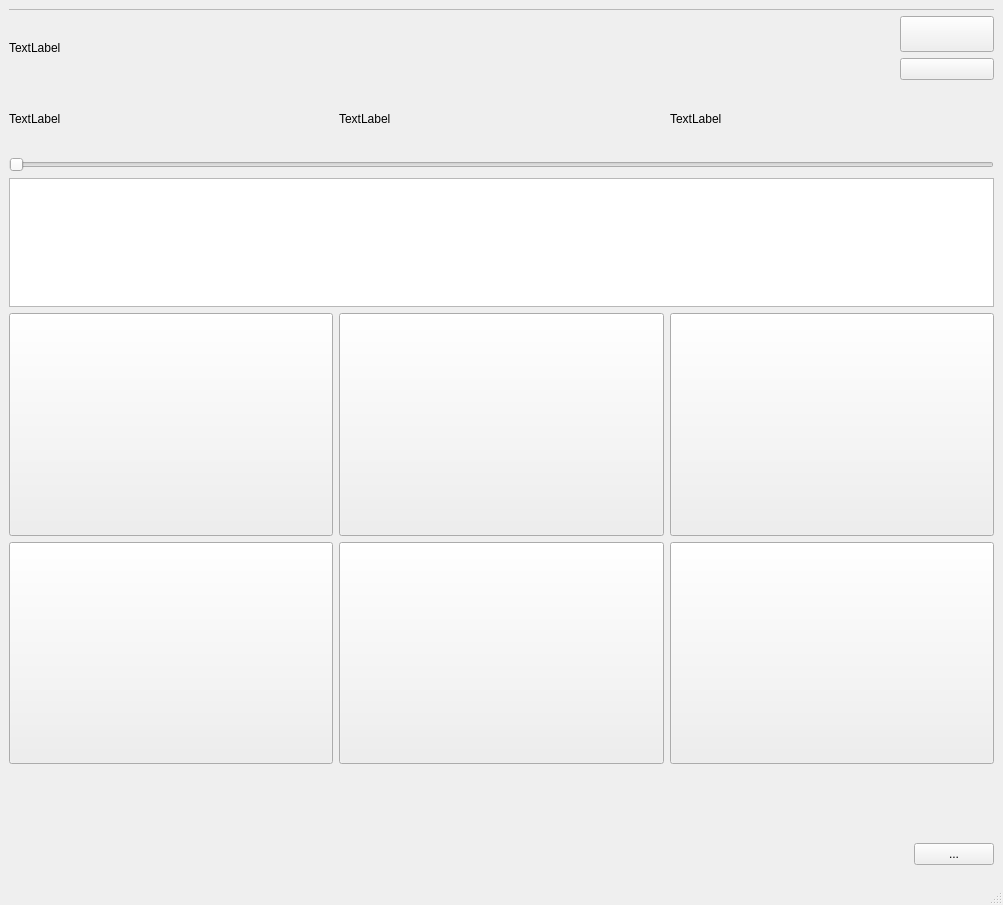
<?xml version="1.0" encoding="UTF-8"?>
<ui version="4.0">
 <class>MainWindow</class>
 <widget class="QMainWindow" name="MainWindow">
  <property name="geometry">
   <rect>
    <x>0</x>
    <y>0</y>
    <width>1003</width>
    <height>905</height>
   </rect>
  </property>
  <property name="windowTitle">
   <string>MainWindow</string>
  </property>
  <widget class="QWidget" name="centralwidget">
   <property name="sizePolicy">
    <sizepolicy hsizetype="Expanding" vsizetype="Expanding">
     <horstretch>0</horstretch>
     <verstretch>0</verstretch>
    </sizepolicy>
   </property>
   <layout class="QVBoxLayout" name="verticalLayout_2" stretch="0,100">
    <item>
     <widget class="QGraphicsView" name="graphicsView">
      <property name="enabled">
       <bool>true</bool>
      </property>
      <property name="minimumSize">
       <size>
        <width>0</width>
        <height>1</height>
       </size>
      </property>
      <property name="maximumSize">
       <size>
        <width>16777215</width>
        <height>1</height>
       </size>
      </property>
     </widget>
    </item>
    <item>
     <layout class="QVBoxLayout" name="verticalLayout" stretch="1,1,1,2,7,1,1">
      <property name="sizeConstraint">
       <enum>QLayout::SetNoConstraint</enum>
      </property>
      <item>
       <layout class="QHBoxLayout" name="horizontalLayout_4" stretch="9,0,1">
        <item>
         <widget class="QLabel" name="label_booktitle">
          <property name="text">
           <string>TextLabel</string>
          </property>
         </widget>
        </item>
        <item>
         <spacer name="horizontalSpacer_2">
          <property name="orientation">
           <enum>Qt::Horizontal</enum>
          </property>
          <property name="sizeHint" stdset="0">
           <size>
            <width>40</width>
            <height>20</height>
           </size>
          </property>
         </spacer>
        </item>
        <item>
         <layout class="QVBoxLayout" name="verticalLayout_3">
          <item>
           <widget class="QPushButton" name="pushButton_bookmark">
            <property name="sizePolicy">
             <sizepolicy hsizetype="Minimum" vsizetype="Expanding">
              <horstretch>0</horstretch>
              <verstretch>0</verstretch>
             </sizepolicy>
            </property>
            <property name="text">
             <string/>
            </property>
            <property name="icon">
             <iconset>
              <normaloff>icons/bookmark-48.png</normaloff>icons/bookmark-48.png</iconset>
            </property>
            <property name="iconSize">
             <size>
              <width>48</width>
              <height>48</height>
             </size>
            </property>
           </widget>
          </item>
          <item>
           <widget class="QPushButton" name="pushButton_delete">
            <property name="text">
             <string/>
            </property>
            <property name="icon">
             <iconset>
              <normaloff>icons/delete-64.png</normaloff>icons/delete-64.png</iconset>
            </property>
            <property name="iconSize">
             <size>
              <width>24</width>
              <height>24</height>
             </size>
            </property>
           </widget>
          </item>
         </layout>
        </item>
       </layout>
      </item>
      <item>
       <layout class="QHBoxLayout" name="horizontalLayout_5">
        <item>
         <widget class="QLabel" name="label_currenttime">
          <property name="text">
           <string>TextLabel</string>
          </property>
         </widget>
        </item>
        <item>
         <widget class="QLabel" name="label_timeleft">
          <property name="text">
           <string>TextLabel</string>
          </property>
         </widget>
        </item>
        <item>
         <widget class="QLabel" name="label_totaltime">
          <property name="text">
           <string>TextLabel</string>
          </property>
         </widget>
        </item>
       </layout>
      </item>
      <item>
       <widget class="QSlider" name="positionSlider">
        <property name="orientation">
         <enum>Qt::Horizontal</enum>
        </property>
       </widget>
      </item>
      <item>
       <widget class="QListWidget" name="listWidget_bookmark"/>
      </item>
      <item>
       <layout class="QGridLayout" name="gridLayout">
        <item row="2" column="1">
         <widget class="QPushButton" name="pushButton_play">
          <property name="sizePolicy">
           <sizepolicy hsizetype="Expanding" vsizetype="Expanding">
            <horstretch>0</horstretch>
            <verstretch>0</verstretch>
           </sizepolicy>
          </property>
          <property name="text">
           <string/>
          </property>
          <property name="icon">
           <iconset>
            <normaloff>icons/play-50.png</normaloff>icons/play-50.png</iconset>
          </property>
          <property name="iconSize">
           <size>
            <width>96</width>
            <height>96</height>
           </size>
          </property>
         </widget>
        </item>
        <item row="2" column="2">
         <widget class="QPushButton" name="pushButton_rightarrow">
          <property name="sizePolicy">
           <sizepolicy hsizetype="Expanding" vsizetype="Expanding">
            <horstretch>0</horstretch>
            <verstretch>0</verstretch>
           </sizepolicy>
          </property>
          <property name="text">
           <string/>
          </property>
          <property name="icon">
           <iconset>
            <normaloff>icons/fast-forward-50.png</normaloff>icons/fast-forward-50.png</iconset>
          </property>
          <property name="iconSize">
           <size>
            <width>96</width>
            <height>96</height>
           </size>
          </property>
         </widget>
        </item>
        <item row="4" column="2">
         <widget class="QPushButton" name="pushButton_rightfwd">
          <property name="sizePolicy">
           <sizepolicy hsizetype="Expanding" vsizetype="Expanding">
            <horstretch>0</horstretch>
            <verstretch>0</verstretch>
           </sizepolicy>
          </property>
          <property name="text">
           <string/>
          </property>
          <property name="icon">
           <iconset>
            <normaloff>icons/rotate-right-48.png</normaloff>icons/rotate-right-48.png</iconset>
          </property>
          <property name="iconSize">
           <size>
            <width>96</width>
            <height>96</height>
           </size>
          </property>
         </widget>
        </item>
        <item row="4" column="1">
         <widget class="QPushButton" name="pushButton_bookselector">
          <property name="sizePolicy">
           <sizepolicy hsizetype="Expanding" vsizetype="Expanding">
            <horstretch>0</horstretch>
            <verstretch>0</verstretch>
           </sizepolicy>
          </property>
          <property name="text">
           <string/>
          </property>
          <property name="icon">
           <iconset>
            <normaloff>icons/menu-squared-50.png</normaloff>icons/menu-squared-50.png</iconset>
          </property>
          <property name="iconSize">
           <size>
            <width>96</width>
            <height>96</height>
           </size>
          </property>
         </widget>
        </item>
        <item row="2" column="0">
         <widget class="QPushButton" name="pushButton_leftarrow">
          <property name="sizePolicy">
           <sizepolicy hsizetype="Expanding" vsizetype="Expanding">
            <horstretch>0</horstretch>
            <verstretch>0</verstretch>
           </sizepolicy>
          </property>
          <property name="text">
           <string/>
          </property>
          <property name="icon">
           <iconset>
            <normaloff>icons/rewind-50.png</normaloff>icons/rewind-50.png</iconset>
          </property>
          <property name="iconSize">
           <size>
            <width>96</width>
            <height>96</height>
           </size>
          </property>
         </widget>
        </item>
        <item row="4" column="0">
         <widget class="QPushButton" name="pushButton_leftfwd">
          <property name="sizePolicy">
           <sizepolicy hsizetype="Expanding" vsizetype="Expanding">
            <horstretch>0</horstretch>
            <verstretch>0</verstretch>
           </sizepolicy>
          </property>
          <property name="text">
           <string/>
          </property>
          <property name="icon">
           <iconset>
            <normaloff>icons/rotate-left-48.png</normaloff>icons/rotate-left-48.png</iconset>
          </property>
          <property name="iconSize">
           <size>
            <width>96</width>
            <height>96</height>
           </size>
          </property>
         </widget>
        </item>
       </layout>
      </item>
      <item>
       <spacer name="verticalSpacer">
        <property name="orientation">
         <enum>Qt::Vertical</enum>
        </property>
        <property name="sizeHint" stdset="0">
         <size>
          <width>20</width>
          <height>40</height>
         </size>
        </property>
       </spacer>
      </item>
      <item>
       <layout class="QHBoxLayout" name="horizontalLayout">
        <item>
         <spacer name="horizontalSpacer">
          <property name="orientation">
           <enum>Qt::Horizontal</enum>
          </property>
          <property name="sizeHint" stdset="0">
           <size>
            <width>40</width>
            <height>40</height>
           </size>
          </property>
         </spacer>
        </item>
        <item>
         <widget class="QPushButton" name="pushButton_settings">
          <property name="sizePolicy">
           <sizepolicy hsizetype="Minimum" vsizetype="Fixed">
            <horstretch>0</horstretch>
            <verstretch>0</verstretch>
           </sizepolicy>
          </property>
          <property name="minimumSize">
           <size>
            <width>0</width>
            <height>10</height>
           </size>
          </property>
          <property name="text">
           <string>...</string>
          </property>
         </widget>
        </item>
       </layout>
      </item>
     </layout>
    </item>
   </layout>
  </widget>
  <widget class="QStatusBar" name="statusbar"/>
  <widget class="QMenuBar" name="menubar">
   <property name="geometry">
    <rect>
     <x>0</x>
     <y>0</y>
     <width>1003</width>
     <height>24</height>
    </rect>
   </property>
  </widget>
 </widget>
 <resources/>
 <connections/>
</ui>
